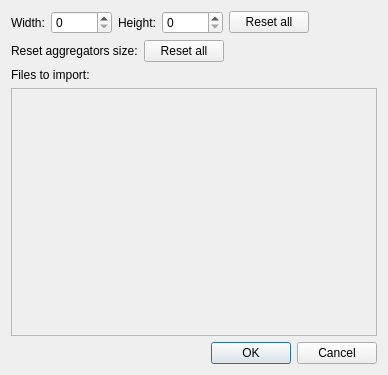
<?xml version="1.0" encoding="UTF-8"?>
<ui version="4.0">
 <class>ImportDialog</class>
 <widget class="QDialog" name="ImportDialog">
  <property name="geometry">
   <rect>
    <x>0</x>
    <y>0</y>
    <width>388</width>
    <height>375</height>
   </rect>
  </property>
  <property name="windowTitle">
   <string>Import</string>
  </property>
  <layout class="QVBoxLayout" name="verticalLayout">
   <item>
    <widget class="QWidget" name="platformImportPropertiesWidget" native="true">
     <layout class="QVBoxLayout" name="verticalLayout_2">
      <property name="margin">
       <number>0</number>
      </property>
      <item>
       <layout class="QHBoxLayout" name="horizontalLayout_3">
        <item>
         <widget class="QLabel" name="label_3">
          <property name="text">
           <string>Width:</string>
          </property>
         </widget>
        </item>
        <item>
         <widget class="QSpinBox" name="widthSpinBox">
          <property name="toolTip">
           <string>Platform width</string>
          </property>
          <property name="minimum">
           <number>0</number>
          </property>
          <property name="maximum">
           <number>10000</number>
          </property>
         </widget>
        </item>
        <item>
         <widget class="QLabel" name="label_4">
          <property name="text">
           <string>Height:</string>
          </property>
         </widget>
        </item>
        <item>
         <widget class="QSpinBox" name="heightSpinBox">
          <property name="toolTip">
           <string>Platform height</string>
          </property>
          <property name="maximum">
           <number>10000</number>
          </property>
         </widget>
        </item>
        <item>
         <widget class="QPushButton" name="resetAllButtonPlatform">
          <property name="toolTip">
           <string>Reset the sizes of the all files, marked as aggregators, to the platform size</string>
          </property>
          <property name="text">
           <string>Reset all</string>
          </property>
         </widget>
        </item>
        <item>
         <spacer name="horizontalSpacer">
          <property name="orientation">
           <enum>Qt::Horizontal</enum>
          </property>
          <property name="sizeHint" stdset="0">
           <size>
            <width>40</width>
            <height>20</height>
           </size>
          </property>
         </spacer>
        </item>
       </layout>
      </item>
     </layout>
    </widget>
   </item>
   <item>
    <widget class="QWidget" name="screenImportPropertiesWidget" native="true">
     <layout class="QVBoxLayout" name="verticalLayout_4">
      <property name="margin">
       <number>0</number>
      </property>
      <item>
       <layout class="QHBoxLayout" name="horizontalLayout">
        <item>
         <widget class="QLabel" name="label_2">
          <property name="text">
           <string>Reset aggregators size:</string>
          </property>
         </widget>
        </item>
        <item>
         <widget class="QPushButton" name="resetAllButtonScreen">
          <property name="toolTip">
           <string>Reset the sizes of the all files, marked as aggregators, to the platform size</string>
          </property>
          <property name="text">
           <string>Reset all</string>
          </property>
         </widget>
        </item>
        <item>
         <spacer name="horizontalSpacer_2">
          <property name="orientation">
           <enum>Qt::Horizontal</enum>
          </property>
          <property name="sizeHint" stdset="0">
           <size>
            <width>40</width>
            <height>20</height>
           </size>
          </property>
         </spacer>
        </item>
       </layout>
      </item>
     </layout>
    </widget>
   </item>
   <item>
    <widget class="QLabel" name="label">
     <property name="text">
      <string>Files to import:</string>
     </property>
    </widget>
   </item>
   <item>
    <widget class="QScrollArea" name="importFilesScrollArea">
     <property name="widgetResizable">
      <bool>true</bool>
     </property>
     <widget class="QWidget" name="scrollAreaWidgetContents">
      <property name="geometry">
       <rect>
        <x>0</x>
        <y>0</y>
        <width>362</width>
        <height>196</height>
       </rect>
      </property>
      <layout class="QVBoxLayout" name="verticalLayout_3">
       <property name="spacing">
        <number>0</number>
       </property>
       <property name="margin">
        <number>0</number>
       </property>
       <item>
        <layout class="QVBoxLayout" name="filesLayout">
         <property name="spacing">
          <number>0</number>
         </property>
        </layout>
       </item>
       <item>
        <spacer name="verticalSpacer">
         <property name="orientation">
          <enum>Qt::Vertical</enum>
         </property>
         <property name="sizeHint" stdset="0">
          <size>
           <width>20</width>
           <height>40</height>
          </size>
         </property>
        </spacer>
       </item>
      </layout>
     </widget>
    </widget>
   </item>
   <item>
    <widget class="QDialogButtonBox" name="buttonBox">
     <property name="orientation">
      <enum>Qt::Horizontal</enum>
     </property>
     <property name="standardButtons">
      <set>QDialogButtonBox::Cancel|QDialogButtonBox::Ok</set>
     </property>
    </widget>
   </item>
  </layout>
 </widget>
 <resources/>
 <connections>
  <connection>
   <sender>buttonBox</sender>
   <signal>accepted()</signal>
   <receiver>ImportDialog</receiver>
   <slot>accept()</slot>
   <hints>
    <hint type="sourcelabel">
     <x>248</x>
     <y>254</y>
    </hint>
    <hint type="destinationlabel">
     <x>157</x>
     <y>274</y>
    </hint>
   </hints>
  </connection>
  <connection>
   <sender>buttonBox</sender>
   <signal>rejected()</signal>
   <receiver>ImportDialog</receiver>
   <slot>reject()</slot>
   <hints>
    <hint type="sourcelabel">
     <x>316</x>
     <y>260</y>
    </hint>
    <hint type="destinationlabel">
     <x>286</x>
     <y>274</y>
    </hint>
   </hints>
  </connection>
 </connections>
</ui>
